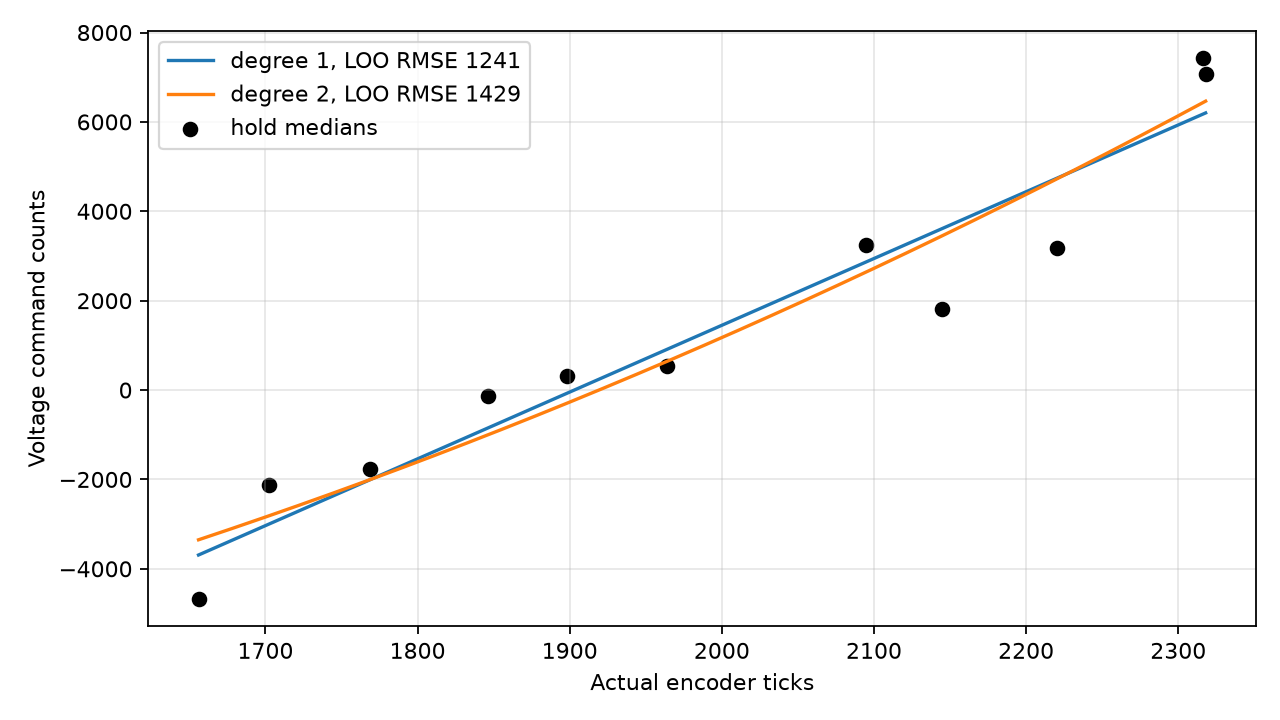

The Python source for this figure:
"""Reproduce empirical pitch voltage feedforward from settled hold plateaus.
Requires numpy/matplotlib; outputs are evidence, not a force calibration.
"""
import csv,json,math,os,hashlib
from pathlib import Path
import numpy as np
os.environ.setdefault('MPLCONFIGDIR','/tmp/rm-pitch-matplotlib')
import matplotlib
matplotlib.use('Agg')
import matplotlib.pyplot as plt
ROOT=Path(__file__).resolve().parents[2]
OUT=Path(__file__).resolve().parent
LOG=ROOT/'monitor/logger_20261002_235954_867422.txt'
with LOG.open() as f:
 rows=[{k:float(v) for k,v in r.items()} for r in csv.DictReader(f,delimiter='\t')]
runs=[];run=[]
for r in rows:
 valid=math.isfinite(r['pitch_speed_target_rpm']) and r['gimbal_enabled']==1 and r['gimbal_startup_ready']==1
 if run and (not valid or abs(r['gimbal_pitch_target_deg']-run[-1]['gimbal_pitch_target_deg'])>.02 or r['timestamp_ms']-run[-1]['timestamp_ms']>100):
  runs.append(run);run=[]
 if valid:run.append(r)
if run:runs.append(run)
points=[]
for run in runs:
 if run[-1]['timestamp_ms']-run[0]['timestamp_ms']<2000:continue
 settled=[r for r in run if r['timestamp_ms']-run[0]['timestamp_ms']>=1000 and abs(r['pitch_speed_actual_rpm'])<=1 and abs(r['pitch_command_raw'])<7900]
 if len(settled)<30:continue
 q=np.array([r['gimbal_pitch_actual_deg']*8192/360 for r in settled]);u=np.array([r['pitch_command_raw'] for r in settled])
 if np.ptp(q)>10:continue
 points.append(dict(start_ms=run[0]['timestamp_ms'],end_ms=run[-1]['timestamp_ms'],target_ticks=run[0]['gimbal_pitch_target_deg']*8192/360,actual_ticks=float(np.median(q)),command=float(np.median(u)),command_min=float(u.min()),command_max=float(u.max()),n=len(settled)))
x=np.array([(p['actual_ticks']-1971)/1000 for p in points]);y=np.array([p['command'] for p in points])
results={}
for degree in [1,2]:
 c=np.polynomial.polynomial.polyfit(x,y,degree)
 pred=np.polynomial.polynomial.polyval(x,c)
 loo=[]
 for i in range(len(x)):
  keep=np.arange(len(x))!=i;ci=np.polynomial.polynomial.polyfit(x[keep],y[keep],degree)
  loo.append(np.polynomial.polynomial.polyval(x[i],ci)-y[i])
 results[str(degree)]={'coefficients':c.tolist(),'rmse':float(np.sqrt(np.mean((pred-y)**2))),'loo_rmse':float(np.sqrt(np.mean(np.array(loo)**2))),'max_residual':float(np.max(abs(pred-y)))}
# Use the lower-degree baseline unless quadratic improves cross-validation.
degree=min(results,key=lambda k:results[k]['loo_rmse'])
report={'source':str(LOG.relative_to(ROOT)),'sha256':hashlib.sha256(LOG.read_bytes()).hexdigest(),'normalization':'x=(actual_ticks-1971)/1000','points':points,'models':results,'selected_degree':int(degree),'valid_ticks':[min(p['actual_ticks'] for p in points),max(p['actual_ticks'] for p in points)],'limitations':'Equal weight per hold; friction/hysteresis and changing I contaminate equilibrium. No endpoint extrapolation; no force/current conversion.'}
(OUT/'fit.json').write_text(json.dumps(report,indent=2)+'\n')
with (OUT/'holds.csv').open('w') as f:
 w=csv.DictWriter(f,fieldnames=list(points[0]));w.writeheader();w.writerows(points)
q=np.linspace(report['valid_ticks'][0],report['valid_ticks'][1],300)
plt.figure(figsize=(8,4.5))
for d,res in results.items():plt.plot(q,np.polynomial.polynomial.polyval((q-1971)/1000,res['coefficients']),label=f'degree {d}, LOO RMSE {res["loo_rmse"]:.0f}')
plt.scatter(x*1000+1971,y,color='black',label='hold medians')
plt.xlabel('Actual encoder ticks');plt.ylabel('Voltage command counts');plt.grid(alpha=.3);plt.legend();plt.tight_layout();plt.savefig(OUT/'fit.png',dpi=160)
print(json.dumps({k:report[k] for k in ['models','selected_degree','valid_ticks']},indent=2))
